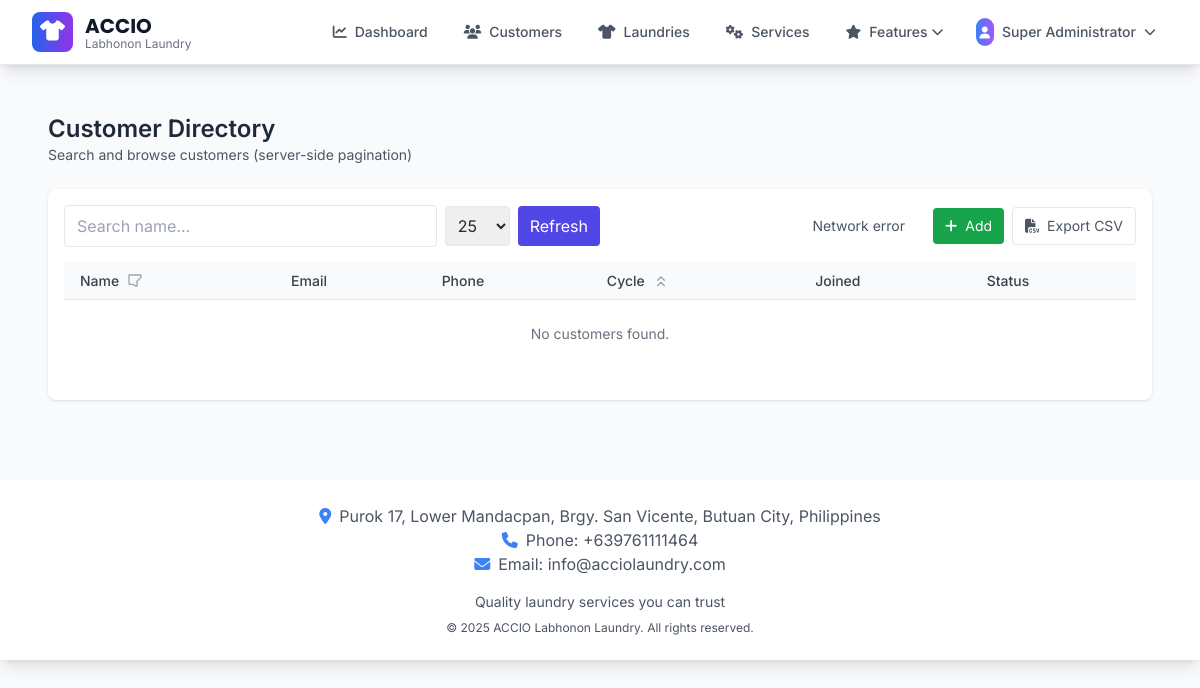
The app's page /customer/list (signed in) with its own data.
### app/models.py (models this page shows, shortened)
class BusinessSettings(db.Model):
    id = db.Column(db.Integer, primary_key=True)
    business_name = db.Column(db.String(200), default="ACCIO")
    business_tagline = db.Column(db.String(200), default="Labhonon Laundry")
    business_description = db.Column(
        db.Text, default="Professional laundry services with quality care"
    )
    phone = db.Column(db.String(50), default="+639761111464")
    email = db.Column(db.String(150), default="info@acciolaundry.com")
    address = db.Column(
        db.Text,
        default="Purok 17, Lower Mandacpan, Brgy. San Vicente, Butuan City, Philippines",
    )
    operating_hours = db.Column(db.Text, default="Monday - Sunday: 6:00 AM - 8:00 PM")
    footer_text = db.Column(db.Text, default="Quality laundry services you can trust")
    copyright_text = db.Column(
        db.String(200), default="© 2025 ACCIO Labhonon Laundry. All rights reserved."
    )
    facebook_url = db.Column(db.String(255))
    instagram_url = db.Column(db.String(255))
    website_url = db.Column(db.String(255))
    currency_symbol = db.Column(db.String(10), default="₱")
    date_format = db.Column(db.String(20), default="%B %d, %Y")
    timezone = db.Column(db.String(50), default="Asia/Manila")
    created_at = db.Column(db.DateTime, default=datetime.utcnow)
    updated_at = db.Column(
        db.DateTime, default=datetime.utcnow, onupdate=datetime.utcnow
    )
    updated_by = db.Column(db.Integer, db.ForeignKey("user.id"))
    updated_by_user = db.relationship("User", backref="business_settings_updates")
    @staticmethod
    def get_settings():
        settings = BusinessSettings.query.first()
        if not settings:
            settings = BusinessSettings()
            db.session.add(settings)
            db.session.commit()
        return settings

class User(db.Model, UserMixin):
    id = db.Column(db.Integer, primary_key=True)
    email = db.Column(db.String(150), unique=True)
    password = db.Column(db.String(150))
    full_name = db.Column(db.String(150))
    phone = db.Column(db.String(20))
    role = db.Column(
        db.String(20), default="user"
    )  # 'super_admin', 'admin', 'manager', 'user'
    is_active = db.Column(db.Boolean, default=True)
    must_change_password = db.Column(db.Boolean, default=False)
    date_created = db.Column(db.DateTime, default=datetime.utcnow)
    def is_admin(self):
        return self.role in ["admin", "super_admin"]
    def is_super_admin(self):
        return self.role == "super_admin"

### app/views.py (the view)
@views.route("/customer/list")
@login_required
def customer_list():
    return render_template("customer/list_view.html")

### app/__init__.py (called while the page is built)
@login_manager.user_loader
def load_user(id):
    from .models import User
    return User.query.get(int(id))

### app/templates/customer/list_view.html (shortened to what this page needs)
<!doctype html>
<html lang="en">
<head>
</head>
<body class="bg-gray-50 text-gray-800">
  {% extends 'base.html' %}
  {% block content %}
    <div class="max-w-6xl mx-auto p-6">
      <header class="mb-6">
        <h1 class="text-2xl font-semibold">Customer Directory</h1>
        <p class="text-sm text-gray-600">Search and browse customers (server-side pagination)</p>
      </header>
      <div class="bg-white shadow rounded-lg p-4">
        <div class="flex flex-col md:flex-row md:items-center md:justify-between gap-4 mb-4">
          <div class="flex items-center gap-2 w-full md:w-1/2">
            <input id="searchInput" type="search" placeholder="Search name..." class="w-full border rounded px-3 py-2 focus:outline-none focus:ring-2 focus:ring-indigo-500" />
            <select id="perPage" class="border rounded px-2 py-2">
              <option value="25" selected>25</option>
            </select>
            <button id="refreshBtn" class="px-3 py-2 bg-indigo-600 text-white rounded hover:bg-indigo-700">Refresh</button>
          </div>
          <div class="flex items-center gap-3 text-sm text-gray-600">
            <div id="resultsInfo">&nbsp;</div>
            {% if current_user.is_authenticated %}
            <div class="flex items-center gap-2 ml-4">
              <a href="{{ url_for('customer.add_customer') }}" class="inline-flex items-center px-3 py-2 bg-green-600 text-white rounded hover:bg-green-700 text-sm">
                <i class="fas fa-plus mr-2"></i> Add
              </a>
              <button id="exportBtn" data-allowed="{{ 'true' if (current_user.is_admin() or current_user.is_manager()) else 'false' }}" class="inline-flex items-center px-3 py-2 rounded border text-sm hover:bg-gray-200" aria-disabled="{{ 'false' if (current_user.is_admin() or current_user.is_manager()) else 'true' }}">
                <i class="fas fa-file-csv mr-2"></i> Export CSV
              </button>
            </div>
            {% endif %}
          </div>
        </div>
        <div class="relative overflow-x-auto">
          <div class="hidden md:block">
            <table class="min-w-full table-auto divide-y divide-gray-200">
            <thead class="bg-gray-50">
                <tr>
                  <th class="px-4 py-2 text-left text-sm font-medium text-gray-700">
                    <div class="flex items-center gap-2">
                      <span>Name</span>
                      <button id="filter-name-btn" title="Filter by name" class="text-gray-400 hover:text-gray-700 focus:outline-none">
                        <svg class="w-4 h-4" fill="none" stroke="currentColor" viewBox="0 0 24 24"><path stroke-linecap="round" stroke-linejoin="round" stroke-width="2" d="M3 4a1 1 0 011-1h16a1 1 0 011 1v2a1 1 0 01-.293.707L15 12.414V19a1 1 0 01-1.447.894L9 17H4a1 1 0 01-1-1V4z"/></svg>
                      </button>
                    </div>
                  </th>
                  <th class="px-4 py-2 text-left text-sm font-medium text-gray-700">Email</th>
                  <th class="px-4 py-2 text-left text-sm font-medium text-gray-700">Phone</th>
                  <th class="px-4 py-2 text-left text-sm font-medium text-gray-700">
                    <div class="flex items-center gap-2">
                      <span>Cycle</span>
                      <button id="sort-laundries-btn" title="Sort by cycle" class="text-gray-400 hover:text-gray-700 focus:outline-none">
                        <svg id="sort-laundries-icon" class="w-4 h-4" fill="none" stroke="currentColor" viewBox="0 0 24 24"><path id="sort-laundries-path" stroke-linecap="round" stroke-linejoin="round" stroke-width="2" d="M7 11l5-5 5 5M7 19l5-5 5 5"/></svg>
                      </button>
                    </div>
                  </th>
                  <th class="px-4 py-2 text-left text-sm font-medium text-gray-700">Joined</th>
                  <th class="px-4 py-2 text-left text-sm font-medium text-gray-700">Status</th>
                </tr>
            </thead>
            <tbody id="customersTbody" class="bg-white divide-y divide-gray-100">
            </tbody>
          </table>
          </div>
        </div>
      </div>
    </div>
  {% endblock %}

### app/templates/base.html (shortened to what this page needs)
<!DOCTYPE html>
<html lang="en">
<head>
    <script src="https://cdn.tailwindcss.com"></script>
    <link rel="stylesheet" href="https://cdnjs.cloudflare.com/ajax/libs/font-awesome/6.4.0/css/all.min.css">
</head>
<body class="bg-gray-50 font-sans" data-authenticated="{% if current_user.is_authenticated %}true{% else %}false{% endif %}">
    <nav class="bg-white shadow-lg border-b border-gray-200 sticky top-0 left-0 w-full z-50">
        <div class="max-w-7xl mx-auto px-4 sm:px-6 lg:px-8">
            <div class="flex justify-between items-center h-16">
                <div class="flex items-center flex-shrink-0">
                    <div class="flex-shrink-0 flex items-center">
                        <div class="bg-gradient-to-r from-blue-600 to-purple-600 rounded-lg p-2 mr-3">
                            <i class="fas fa-tshirt text-white text-xl"></i>
                        </div>
                        <div>
                            <h1 class="brand-font text-xl font-bold text-gray-900">{{ business_settings.business_name }}</h1>
                            <p class="text-xs text-gray-500 -mt-1">{{ business_settings.business_tagline }}</p>
                        </div>
                    </div>
                </div>
                <div class="hidden md:flex items-center space-x-1 flex-1 justify-end">
                    {% if current_user.is_authenticated %}
                        <a href="{{ url_for('views.dashboard') }}" class="flex items-center px-4 py-2 rounded-lg text-sm font-medium transition-all duration-200 {% if request.endpoint == 'views.dashboard' %}bg-blue-50 text-blue-700 border border-blue-200{% else %}text-gray-600 hover:text-blue-700 hover:bg-blue-50{% endif %}">
                            <i class="fas fa-chart-line mr-2"></i>
                            Dashboard
                        </a>
                        <a href="{{ url_for('customer.list_customers') }}"
                           class="flex items-center px-4 py-2 rounded-lg text-sm font-medium transition-all duration-200
                                  {% if request.endpoint == 'customer.list_customers' %}
                                      bg-blue-50 text-blue-700 border border-blue-200
                                  {% else %}
                                      text-gray-600 hover:text-blue-700 hover:bg-blue-50
                                  {% endif %}">
                            <i class="fas fa-users mr-2"></i>
                            Customers
                        </a>
                        <a href="{{ url_for('laundry.list_laundries') }}"
                           class="flex items-center px-4 py-2 rounded-lg text-sm font-medium transition-all duration-200
                                  {% if request.endpoint == 'laundry.list_laundries' %}
                                      bg-blue-50 text-blue-700 border border-blue-200
                                  {% else %}
                                      text-gray-600 hover:text-blue-700 hover:bg-blue-50
                                  {% endif %}">
                            <i class="fas fa-tshirt mr-2"></i>
                            Laundries
                        </a>
                        {% if current_user.is_admin() %}
                        <a href="{{ url_for('service.list_services') }}"
                           class="flex items-center px-4 py-2 rounded-lg text-sm font-medium transition-all duration-200
                                  {% if request.endpoint == 'service.list_services' %}
                                      bg-blue-50 text-blue-700 border border-blue-200
                                  {% else %}
                                      text-gray-600 hover:text-blue-700 hover:bg-blue-50
                                  {% endif %}">
                            <i class="fas fa-cogs mr-2"></i>
                            Services
                        </a>
                        {% endif %}
                        {% if current_user.is_admin() %}
                        <div class="relative group">
                            <button class="flex items-center px-4 py-2 rounded-lg text-sm font-medium transition-all duration-200
                                         {% if request.endpoint and (request.endpoint.startswith('expenses.') or request.endpoint == 'views.reports' or request.endpoint == 'views.analytics' or request.endpoint.startswith('user_management.')) %}
                                             bg-blue-50 text-blue-700 border border-blue-200
                                         {% else %}
                                             text-gray-600 hover:text-blue-700 hover:bg-blue-50
                                         {% endif %}">
                                <i class="fas fa-star mr-2"></i>
                                Features
                                <i class="fas fa-chevron-down ml-1 text-xs"></i>
                            </button>
                        </div>
                        {% endif %}
                        <div class="relative ml-4 group">
                            <button class="flex items-center px-3 py-2 rounded-lg text-sm font-medium text-gray-600 hover:text-blue-700 hover:bg-blue-50 transition-all duration-200">
                                <div class="bg-gradient-to-r from-blue-500 to-purple-500 rounded-full p-1 mr-2">
                                    <i class="fas fa-user text-white text-xs"></i>
                                </div>
                                {{ current_user.full_name or current_user.email.split('@')[0] }}
                                <i class="fas fa-chevron-down ml-2 text-xs"></i>
                            </button>
                        </div>
                    {% endif %}
                </div>
            </div>
        </div>
    </nav>
    <main class="max-w-7xl mx-auto px-4 py-6">
        {% block content %}{% endblock %}
    </main>
    <footer class="bg-white shadow-lg mt-8">
        <div class="max-w-7xl mx-auto px-4 py-6">
            <div class="text-center text-gray-600">
                <p><i class="fas fa-map-marker-alt mr-2 text-blue-500"></i>{{ business_settings.address }}</p>
                <p><i class="fas fa-phone mr-2 text-blue-500"></i>Phone: {{ business_settings.phone }}</p>
                {% if business_settings.email %}
                <p><i class="fas fa-envelope mr-2 text-blue-500"></i>Email: {{ business_settings.email }}</p>
                {% endif %}
                <div class="mt-4">
                    <p class="text-sm">{{ business_settings.footer_text }}</p>
                    <p class="text-xs mt-2">{{ business_settings.copyright_text }}</p>
                </div>
            </div>
        </div>
    </footer>
</body>
</html>

### app/templates/base.html (style rules this page uses)
body { font-family: 'Inter', sans-serif; }
.brand-font { font-family: 'Poppins', sans-serif; }

### records on screen
BusinessSettings: business_name "ACCIO", business_tagline "Labhonon Laundry", address "Purok 17, Lower Mandacpan, Brgy. San Vicente, Butuan City, Philippines", phone "+639761111464", email "info@acciolaundry.com", footer_text "Quality laundry services you can trust", copyright_text "© 2025 ACCIO Labhonon Laundry. All rights reserved."
User: full_name "Super Administrator"
